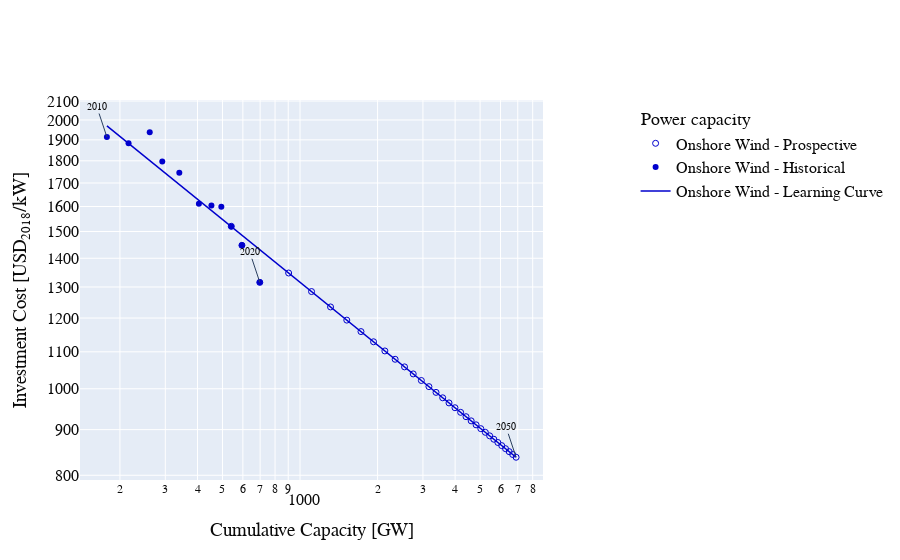

Notebook code cell kept with this figure:
### Code cell
hist_installed_cap = hist_cost['installed_cap']
hist_c_inv = hist_cost['c_inv']
hist_year = hist_cost['year']

future_installed_cap = future_cost['installed_cap']
future_c_inv = future_cost['c_inv']

first_point_year = hist_cost[(hist_cost.c_inv >= 0)].year.min()
last_hist_point_year = hist_cost[(hist_cost.c_inv >= 0)].year.max()
log_first_point = np.log10(hist_cost[(hist_cost.year == first_point_year)].installed_cap)
log_last_point = np.log10(future_cost[(future_cost.year == 2050)].installed_cap)

x_reg = np.logspace(float(log_first_point), float(log_last_point), 100)
y_reg = np.exp(a+b*np.log(x_reg))

first_x = float(hist_cost[(hist_cost.c_inv >= 0) & (hist_cost.year == first_point_year)].installed_cap)
first_y = float(hist_cost[(hist_cost.c_inv >= 0) & (hist_cost.year == first_point_year)].c_inv)
first_year = int(hist_cost[(hist_cost.c_inv >= 0) & (hist_cost.year == first_point_year)].year)

last_x = float(hist_cost[(hist_cost.c_inv >= 0) & (hist_cost.year == last_hist_point_year)].installed_cap)
last_y = float(hist_cost[(hist_cost.c_inv >= 0) & (hist_cost.year == last_hist_point_year)].c_inv)
last_year = int(hist_cost[(hist_cost.c_inv >= 0) & (hist_cost.year == last_hist_point_year)].year)

prosp_x = float(future_cost[(future_cost.c_inv >= 0) & (future_cost.year == 2050)].installed_cap)
prosp_y = float(future_cost[(future_cost.c_inv >= 0) & (future_cost.year == 2050)].c_inv)
prosp_year = 2050

fig = go.Figure()

fig.update_layout(
    title=dict(text="",y=1),
    xaxis1=dict(title="Cumulative Capacity [GW]"),
    xaxis2=dict(title="CO<sub>2</sub> capture capacity [Mtpa]",
                title_font_color = colour_second_axis,
                anchor="y",
                overlaying="x",
                side="top",
                #matches='x',
                color=colour_carbon_capture,automargin=True),
    yaxis1=dict(title="Investment Cost [USD<sub>2018</sub>/kW]"),
    yaxis2=dict(title="Cost of CO<sub>2</sub> capture [USD<sub>2018</sub>/tCO<sub>2</sub>]",
                title_font_color = colour_second_axis,
                anchor="x",
                overlaying="y",
                side="right",
                #matches='y',
                color=colour_carbon_capture,automargin=True),
    font=dict(
        family="Times New Roman",
        size=16,
        color=colour_main_axis),
    legend=dict(x=1.20)
)

fig.update_xaxes(type="log",title_font_family="Times New Roman",showgrid=True)
fig.update_yaxes(type="log",title_font_family="Times New Roman",showgrid=True)

# Add traces

fig.add_trace(go.Scatter(x=future_installed_cap, y=future_c_inv,
                         mode='markers',
                         marker_symbol='circle-open',
                         legendgroup="group",
                         legendgrouptitle_text="Power capacity",
                         legendgrouptitle_font_color=colour_main_axis,
                         name='Onshore Wind - Prospective',
                         marker = dict(color=colour_onshore_wind, size=marker_size)))

fig.add_trace(go.Scatter(x=hist_installed_cap, y=hist_c_inv,
                         #text = hist_year,
                         #textposition='top right',
                         mode='markers+text',
                         marker_symbol='circle',
                         textfont_size=years_font_size,
                         legendgroup="group",
                         name='Onshore Wind - Historical',
                         marker = dict(color=colour_onshore_wind, size=marker_size)))

fig.add_trace(go.Scatter(x=x_reg, y=y_reg,
                         mode='lines',
                         legendgroup="group",
                         name='Onshore Wind - Learning Curve',
                         line=dict(color=colour_onshore_wind, width=line_width)))

fig.add_annotation(x=np.log10(first_x), y=np.log10(first_y),
            text=str(first_year),
            showarrow=True,
            font=dict(
                family="Times New Roman",
                size=years_font_size,
                color=colour_main_axis))

fig.add_annotation(x=np.log10(last_x), y=np.log10(last_y),
            text=str(last_year),
            showarrow=True,
            font=dict(
                family="Times New Roman",
                size=years_font_size,
                color=colour_main_axis))

fig.add_annotation(x=np.log10(prosp_x), y=np.log10(prosp_y),
            text=str(prosp_year),
            showarrow=True,
            font=dict(
                family="Times New Roman",
                size=years_font_size,
                color=colour_main_axis))

### Figure 1 — Plotly figure (JSON) as saved in the notebook; plotly's stock layout.template omitted (floating-point values rounded to 4 significant figures)
{"data": [{"legendgroup": "group", "legendgrouptitle": {"font": {"color": "rgb(10,10,10)"}, "text": "Power capacity"}, "marker": {"color": "rgb(0,0,205)", "size": 6, "symbol": "circle-open"}, "mode": "markers", "name": "Onshore Wind - Prospective", "type": "scatter", "x": [541, 595, 698, 903.2, 1108.0, 1314.0, 1519.0, 1724.0, 1929.0, 2134.0, 2340.0, 2545.0, 2750.0, 2957.0, 3165.0, 3372.0, 3580.0, 3787.0, 3994.0, 4202.0, 4409.0, 4616.0, 4824.0, 5031.0, 5239.0, 5446.0, 5653.0, 5861.0, 6068.0, 6275.0, 6483.0, 6690.0, 6898.0], "y": [1520.0, 1448.0, 1316.0, 1348.0, 1285.0, 1235.0, 1194.0, 1159.0, 1129.0, 1102.0, 1079.0, 1058, 1039.0, 1021.0, 1005.0, 990.6, 976.9, 964.1, 952.2, 941, 930.5, 920.5, 911.1, 902.2, 893.7, 885.6, 878.0, 870.6, 863.5, 856.8, 850.3, 844.1, 838.1]}, {"legendgroup": "group", "marker": {"color": "rgb(0,0,205)", "size": 6, "symbol": "circle"}, "mode": "markers+text", "name": "Onshore Wind - Historical", "textfont": {"size": 10}, "type": "scatter", "x": [178, 216, 261, 292, 340, 405, 453, 495, 541, 595, 698], "y": [1914, 1883, 1937, 1797, 1745, 1611, 1604, 1599, 1520, 1448, 1316]}, {"legendgroup": "group", "line": {"color": "rgb(0,0,205)", "width": 1.5}, "mode": "lines", "name": "Onshore Wind - Learning Curve", "type": "scatter", "x": [178.0, 184.7, 191.6, 198.9, 206.3, 214.1, 222.2, 230.5, 239.2, 248.2, 257.5, 267.2, 277.3, 287.7, 298.6, 309.8, 321.4, 333.5, 346.1, 359.1, 372.6, 386.7, 401.2, 416.3, 432.0, 448.2, 465.1, 482.6, 500.8, 519.6, 539.2, 559.4, 580.5, 602.3, 625.0, 648.5, 672.9, 698.3, 724.5, 751.8, 780.1, 809.4, 839.9, 871.5, 904.3, 938.3, 973.7, 1010.0, 1048.0, 1088.0, 1129.0, 1171.0, 1215.0, 1261.0, 1308.0, 1358.0, 1409.0, 1462.0, 1517.0, 1574.0, 1633.0, 1695.0, 1758.0, 1824.0, 1893.0, 1964.0, 2038.0, 2115.0, 2195.0, 2277.0, 2363.0, 2452.0, 2544.0, 2640.0, 2739.0, 2842.0, 2949.0, 3060.0, 3175.0, 3295.0, 3419.0, 3547.0, 3681.0, 3819.0, 3963.0, 4112.0, 4267.0, 4428.0, 4594.0, 4767.0, 4947.0, 5133.0, 5326.0, 5526.0, 5734.0, 5950.0, 6174.0, 6406.0, 6647.0, 6898.0], "y": [1970.0, 1953.0, 1936.0, 1920.0, 1903.0, 1887.0, 1871.0, 1855.0, 1839.0, 1823.0, 1807.0, 1792.0, 1776.0, 1761.0, 1746.0, 1731.0, 1716.0, 1701.0, 1687.0, 1672.0, 1658.0, 1643.0, 1629.0, 1615.0, 1601.0, 1588.0, 1574.0, 1560.0, 1547.0, 1534.0, 1521.0, 1507.0, 1495.0, 1482.0, 1469.0, 1456.0, 1444.0, 1431.0, 1419.0, 1407.0, 1395.0, 1383.0, 1371.0, 1359.0, 1347.0, 1336.0, 1324.0, 1313.0, 1302.0, 1291.0, 1279.0, 1268.0, 1258.0, 1247.0, 1236.0, 1225.0, 1215.0, 1204.0, 1194.0, 1184.0, 1174.0, 1163.0, 1153.0, 1144.0, 1134.0, 1124.0, 1114.0, 1105.0, 1095.0, 1086.0, 1077.0, 1067.0, 1058.0, 1049.0, 1040.0, 1031.0, 1022.0, 1013.0, 1005.0, 996.0, 987.5, 979.0, 970.6, 962.2, 953.9, 945.7, 937.6, 929.6, 921.6, 913.6, 905.8, 898.0, 890.3, 882.6, 875.0, 867.5, 860.1, 852.7, 845.3, 838.1]}], "layout": {"annotations": [{"font": {"color": "rgb(10,10,10)", "family": "Times New Roman", "size": 10}, "showarrow": true, "text": "2010", "x": 2.25, "y": 3.282}, {"font": {"color": "rgb(10,10,10)", "family": "Times New Roman", "size": 10}, "showarrow": true, "text": "2020", "x": 2.844, "y": 3.119}, {"font": {"color": "rgb(10,10,10)", "family": "Times New Roman", "size": 10}, "showarrow": true, "text": "2050", "x": 3.839, "y": 2.923}], "font": {"color": "rgb(10,10,10)", "family": "Times New Roman", "size": 16}, "legend": {"x": 1.2}, "title": {"text": "", "y": 1}, "xaxis": {"showgrid": true, "title": {"font": {"family": "Times New Roman"}, "text": "Cumulative Capacity [GW]"}, "type": "log"}, "xaxis2": {"anchor": "y", "automargin": true, "color": "rgb(105,105,105)", "overlaying": "x", "showgrid": true, "side": "top", "title": {"font": {"color": "rgb(10,10,10)", "family": "Times New Roman"}, "text": "CO<sub>2</sub> capture capacity [Mtpa]"}, "type": "log"}, "yaxis": {"showgrid": true, "title": {"font": {"family": "Times New Roman"}, "text": "Investment Cost [USD<sub>2018</sub>/kW]"}, "type": "log"}, "yaxis2": {"anchor": "x", "automargin": true, "color": "rgb(105,105,105)", "overlaying": "y", "showgrid": true, "side": "right", "title": {"font": {"color": "rgb(10,10,10)", "family": "Times New Roman"}, "text": "Cost of CO<sub>2</sub> capture [USD<sub>2018</sub>/tCO<sub>2</sub>]"}, "type": "log"}}}
